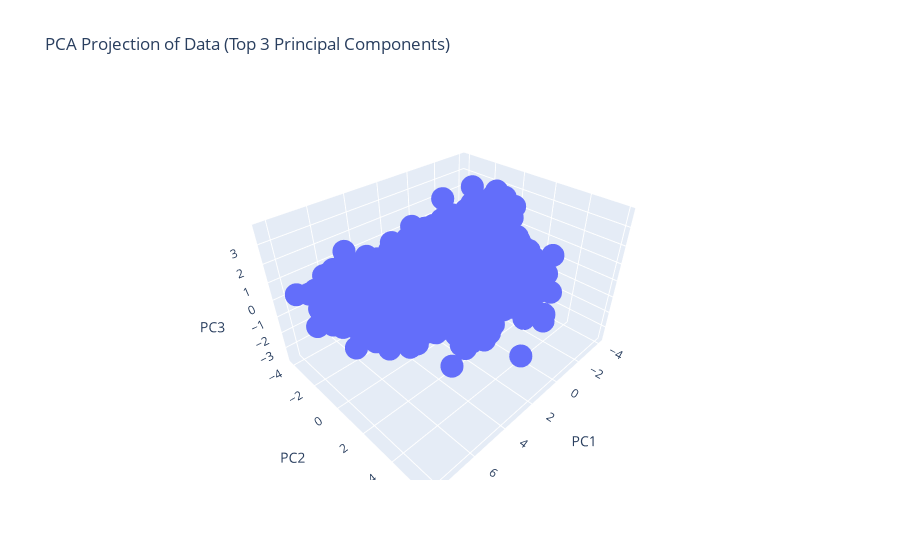

Notebook code cell kept with this figure:
### Markdown cell above
PCA Projection of Data (Top 3 Principal Components)

### Code cell
# Ploting the top 3 principal components using Plotly
fig = px.scatter_3d(pca_df, x=pca_df.columns[0], y=pca_df.columns[1], z=pca_df.columns[2],
                    title='PCA Projection of Data (Top 3 Principal Components)')

# Showing the plot
fig.show()

### Figure 1 — Plotly figure (JSON) as saved in the notebook; plotly's stock layout.template omitted (floating-point values rounded to 4 significant figures; data arrays with more than 128 entries replaced by an {"elided": "..."} marker saying what was removed)
{"data": [{"hovertemplate": "PC1=%{x}<br>PC2=%{y}<br>PC3=%{z}<extra></extra>", "legendgroup": "", "marker": {"color": "#636efa", "symbol": "circle"}, "mode": "markers", "name": "", "scene": "scene", "showlegend": false, "type": "scatter3d", "x": {"elided": "1751 float values"}, "y": {"elided": "1751 float values"}, "z": {"elided": "1751 float values"}}], "layout": {"legend": {"tracegroupgap": 0}, "scene": {"domain": {"x": [0, 1], "y": [0, 1]}, "xaxis": {"title": {"text": "PC1"}}, "yaxis": {"title": {"text": "PC2"}}, "zaxis": {"title": {"text": "PC3"}}}, "title": {"text": "PCA Projection of Data (Top 3 Principal Components)"}}}
